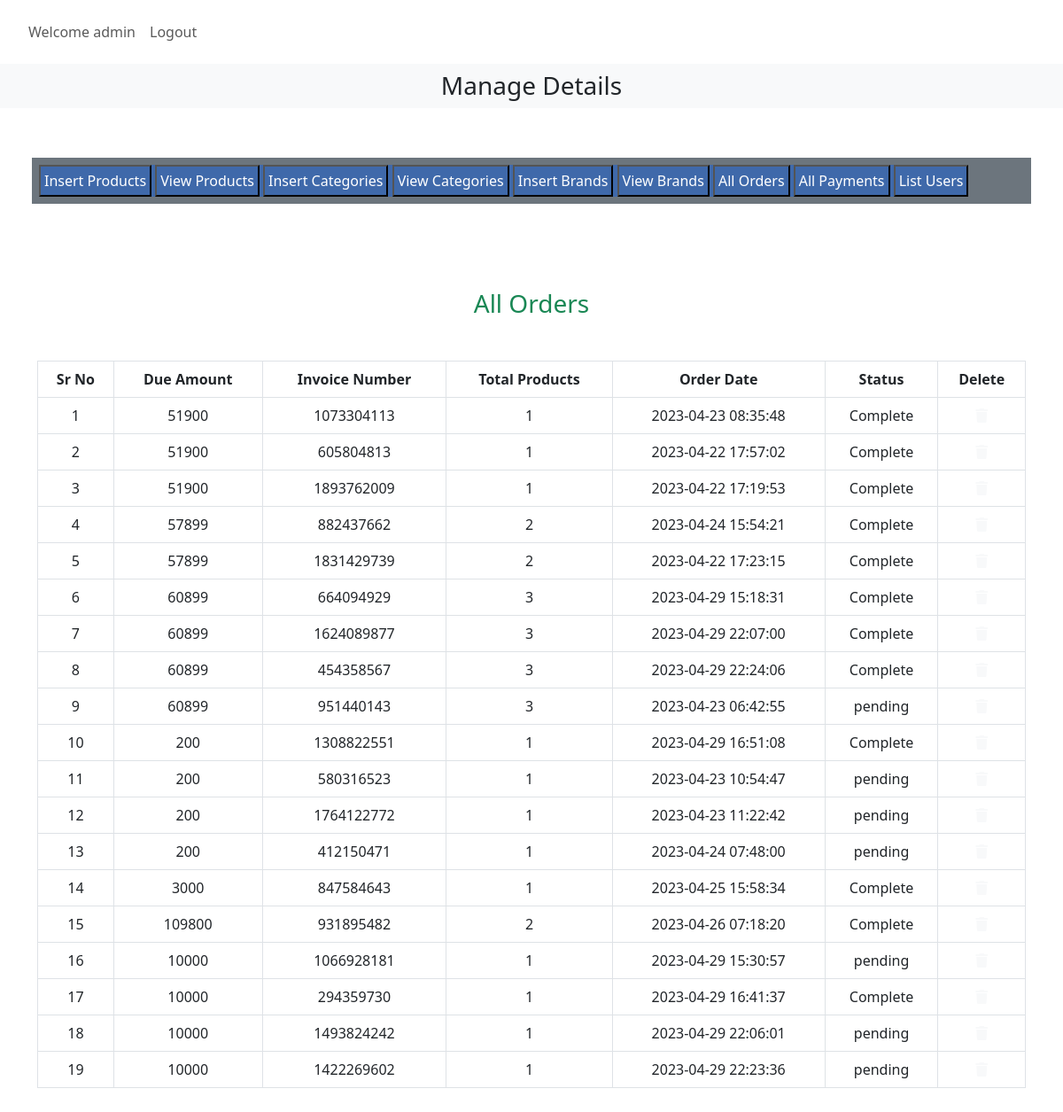
The app's page /admin_area/index.php?list_orders (signed in) with its own data.
### tables this page shows
CREATE TABLE `user_orders` (
  `order_id` int(11) NOT NULL,
  `user_id` int(11) NOT NULL,
  `amount_due` int(255) NOT NULL,
  `invoice_number` int(255) NOT NULL,
  `total_products` int(255) NOT NULL,
  `order_date` timestamp NOT NULL DEFAULT current_timestamp() ON UPDATE current_timestamp(),
  `order_status` varchar(255) NOT NULL
);

### admin_area/list_orders.php (the view, shortened to what this page needs)
<h3 class="text-center text-success">All Orders</h3>
<table class="table table-bordered mt-5">
    <thead class="bg-info text-center">
        <?php
        $select_orders = "Select * from user_orders";
        $result_orders = mysqli_query($con, $select_orders);
        $row_count = mysqli_num_rows($result_orders);
        echo "<tr>
        <th>Sr No</th>
        <th>Due Amount</th>
        <th>Invoice Number</th>
        <th>Total Products</th>
        <th>Order Date</th>
        <th>Status</th>
        <th>Delete</th>
    </tr>
</thead>
<tbody class='bg-secondary text-light text-center'>";
        if ($row_count == 0) {
            echo "<h2 class='text-danger text-center mt-5'>No Orders Yet</h2>";
        } else {
            $number = 0;
            while ($row = mysqli_fetch_assoc($result_orders)) {
                $order_id = ($row['order_id']);
                $amount_due = ($row['amount_due']);
                $invoice_number = $row['invoice_number'];
                $total_products = $row['total_products'];
                $order_date = $row['order_date'];
                $order_status = $row['order_status'];
                $number++;
        ?>
                <tr class='text-center'>
                    <td><?php echo $number; ?></td>
                    <td><?php echo $amount_due; ?></td>
                    <td><?php echo $invoice_number; ?></td>
                    <td><?php echo $total_products; ?></td>
                    <td><?php echo $order_date; ?></td>
                    <td><?php echo $order_status; ?></td>
                    <td><a href='index.php?delete_orders=<?php echo $order_id; ?>' class='text-light' data-toggle="modal" data-target="#exampleModal" type="button"><i class='fa-solid fa-trash'></i></a></td>
                </tr>
        <?php
            }
        }
        ?>
        </tbody>
</table>

### admin_area/index.php (shortened to what this page needs)
<?php
include('../functions/common_functions.php');
?>
<!DOCTYPE html>
<html lang="en">
<head>
    <link href="https://cdn.jsdelivr.net/npm/bootstrap@5.3.0-alpha3/dist/css/bootstrap.min.css" rel="stylesheet">
    <link rel="stylesheet" href="https://cdnjs.cloudflare.com/ajax/libs/font-awesome/6.4.0/css/all.min.css">
    <link rel="stylesheet" href="../style.css">
</head>
<body>
    <div class="container-fluid">
        <nav class="navbar navbar-expand-lg navbar-light bg-info">
            <div class="container-fluid">
                <nav class="navbar navbar-expand-lg">
                    <ul class="navbar-nav">
                        <li class="nav-item">
                            <?php
                            if (!isset($_SESSION['admin_name'])) {
                                echo "
                <li class='nav-item'>
                <a class='nav-link' href='#'>Welcome Guest</a>
            </li>
                <li class='nav-item'>
                <a class='nav-link' href='admin_login.php'>Login</a>
            </li>
                ";
                            } else {
                                echo "
                <li class='nav-item'>
                <a class='nav-link' href='#'>Welcome " . $_SESSION['admin_name'] . " </a>
            </li>
                <li class='nav-item'>
                <a class='nav-link' href='logout.php'>Logout</a>
            </li>
                ";
                            }
                            ?>
                        </li>
                    </ul>
                </nav>
            </div>
        </nav>
    </div>
    <div class="bg-light">
        <h3 class="text-center p-2">Manage Details</h3>
    </div>
    <div class="row p-5">
        <div class="col-md-12 bg-secondary p-2 d-flex">
            <center>
                <div class="vache">
                    <div class="button text-center">
                        <button><a href="insert_product.php" class="button nav-link p-1 ">Insert Products</a></button>
                        <button><a href="index.php?view_products" class="button nav-link p-1">View Products</a></button>
                        <button><a href="index.php?insert_category" class="button nav-link  p-1">Insert Categories</a></button>
                        <button><a href="index.php?view_categories" class="button nav-link  p-1">View Categories</a></button>
                        <button><a href="index.php?insert_brand" class="nav-link button p-1">Insert Brands</a></button>
                        <button><a href="index.php?view_brands" class="nav-link button p-1">View Brands</a></button>
                        <button><a href="index.php?list_orders" class="nav-link button p-1">All Orders</a></button>
                        <button><a href="index.php?list_payments" class="nav-link button p-1">All Payments</a></button>
                        <button><a href="index.php?list_users" class="nav-link button p-1">List Users</a></button>
                    </div>
                </div>
            </center>
        </div>
    </div>
    <div class="container my-5">
        <?php
        if (isset($_GET['list_orders'])) {
            include('list_orders.php');
        }
        ?>
    </div>
</body>
</html>

### style.css (style rules this page uses)
* { margin: 0; padding: 0; box-sizing: border-box; }
.navbar { background-color: transparent !important; }

### admin_area/index.php (style rules this page uses)
div.vache { display: flex; justify-content: center; margin-right: auto; }
.button { background-color: #3F69AA; color: white; }

### records on screen
user_orders: amount_due "51900", invoice_number "1073304113", total_products "1", order_date "2023-04-23 08:35:48", order_status "Complete"
user_orders: amount_due "51900", invoice_number "605804813", total_products "1", order_date "2023-04-22 17:57:02", order_status "Complete"
user_orders: amount_due "51900", invoice_number "1893762009", total_products "1", order_date "2023-04-22 17:19:53", order_status "Complete"
user_orders: amount_due "57899", invoice_number "882437662", total_products "2", order_date "2023-04-24 15:54:21", order_status "Complete"
user_orders: amount_due "57899", invoice_number "1831429739", total_products "2", order_date "2023-04-22 17:23:15", order_status "Complete"
user_orders: amount_due "60899", invoice_number "664094929", total_products "3", order_date "2023-04-29 15:18:31", order_status "Complete"
user_orders: amount_due "60899", invoice_number "1624089877", total_products "3", order_date "2023-04-29 22:07:00", order_status "Complete"
user_orders: amount_due "60899", invoice_number "454358567", total_products "3", order_date "2023-04-29 22:24:06", order_status "Complete"
user_orders: amount_due "60899", invoice_number "951440143", total_products "3", order_date "2023-04-23 06:42:55", order_status "pending"
user_orders: amount_due "200", invoice_number "1308822551", total_products "1", order_date "2023-04-29 16:51:08", order_status "Complete"
user_orders: amount_due "200", invoice_number "580316523", total_products "1", order_date "2023-04-23 10:54:47", order_status "pending"
user_orders: amount_due "200", invoice_number "1764122772", total_products "1", order_date "2023-04-23 11:22:42", order_status "pending"
user_orders: amount_due "200", invoice_number "412150471", total_products "1", order_date "2023-04-24 07:48:00", order_status "pending"
user_orders: amount_due "3000", invoice_number "847584643", total_products "1", order_date "2023-04-25 15:58:34", order_status "Complete"
user_orders: amount_due "109800", invoice_number "931895482", total_products "2", order_date "2023-04-26 07:18:20", order_status "Complete"
user_orders: amount_due "10000", invoice_number "1066928181", total_products "1", order_date "2023-04-29 15:30:57", order_status "pending"
user_orders: amount_due "10000", invoice_number "294359730", total_products "1", order_date "2023-04-29 16:41:37", order_status "Complete"
user_orders: amount_due "10000", invoice_number "1493824242", total_products "1", order_date "2023-04-29 22:06:01", order_status "pending"
user_orders: amount_due "10000", invoice_number "1422269602", total_products "1", order_date "2023-04-29 22:23:36", order_status "pending"

### other values on screen
$_SESSION['admin_name'] "admin"
